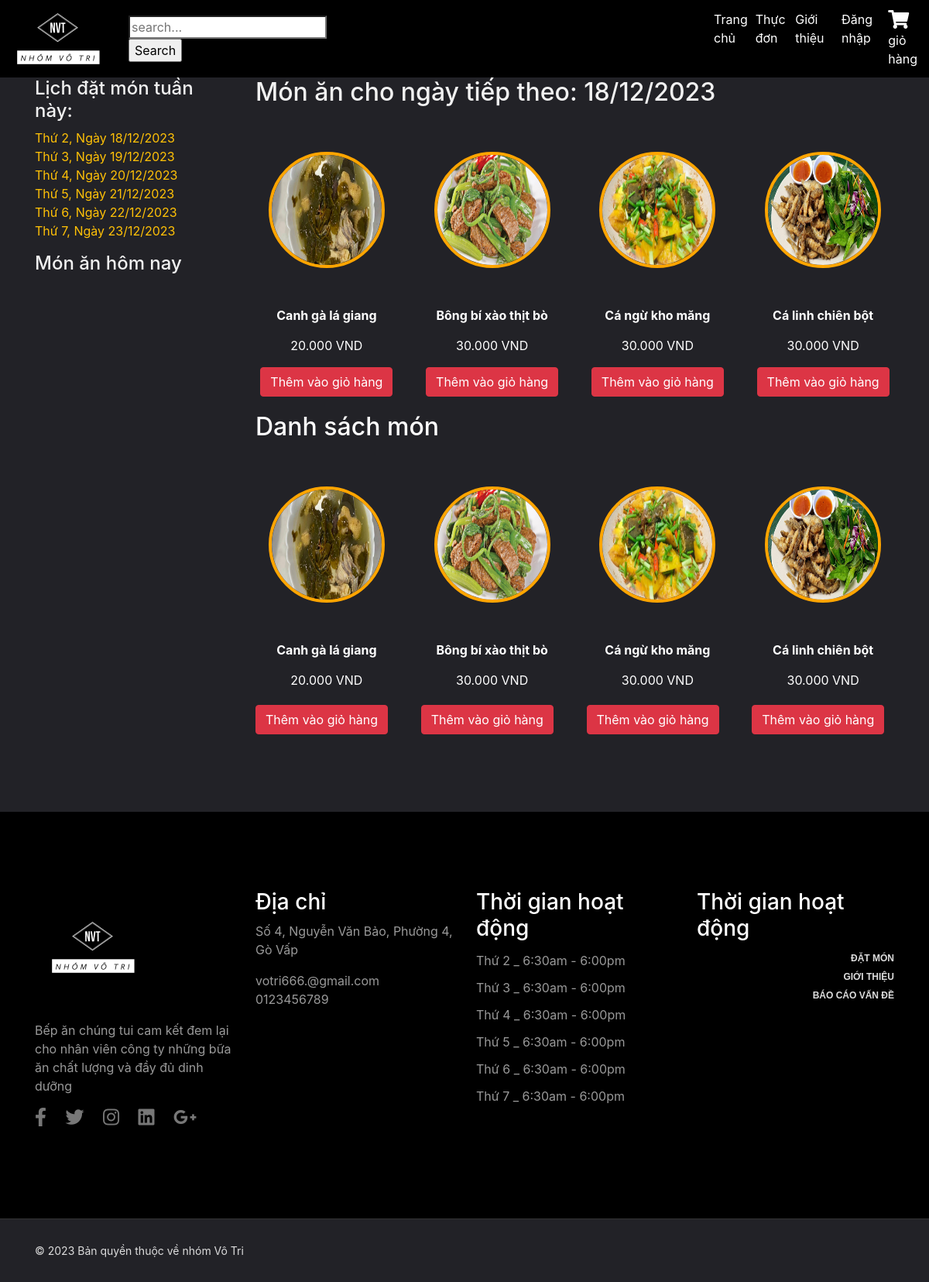
Page /?mod=menus&date=2023-12-18 on the committed database.
### tables this page shows
CREATE TABLE `chitietthucdon` (
  `idthucdon` int(2) NOT NULL,
  `id_monan` int(2) NOT NULL
);

CREATE TABLE `monan` (
  `id_monan` int(2) NOT NULL,
  `tenmonan` varchar(50) NOT NULL,
  `mota` varchar(300) NOT NULL,
  `hinhanh` varchar(150) NOT NULL,
  `gia` int(11) NOT NULL,
  `id_loaimonan` int(2) NOT NULL
);

### Model/mMonan.php (called while the page is built, shortened)
<?php
include_once("ketnoi.php");
class modelMonan
{
    function selectAllMonAnThucdonbyDate($date)
    {
        $p = new KetNoiDB();
        if ($p->moKetNoi($con)) {
            $query = "SELECT * FROM thucdon JOIN chitietthucdon ON thucdon.idthucdon = chitietthucdon.idthucdon
            JOIN monan ON chitietthucdon.id_monan = monan.id_monan WHERE ngaytao = '$date'";
            $result = $con->query($query);
            if ($result) {
                return $result;
            } else {
                echo "Lỗi truy vấn: " . $con->error;
            }
        } else {
            return false;
        }
    }
    function SelectAllLoaiMonAn()
    {
        $p = new KetNoiDB();
        if ($p->moKetNoi($con)) {
            $query = "SELECT * FROM loaimonan";
            $result = $con->query($query);
            if ($result) {
                $data = array();
                while ($row = $result->fetch_assoc()) {
                    $data[] = $row;
                }
                return $data;
            } else {
                echo "Lỗi truy vấn: " . $con->error;
            }
        } else {
            return false;
        }
    }
}
?>

### Controller/cMonan.php (called while the page is built, shortened)
<?php
include_once("Model/mMonan.php");
class controlMonan
{
    function getAllMonAnThucdonbyDate($date)
    {
        $p = new modelMonan();
        $tbl = $p->selectAllMonAnThucdonbyDate($date);
        return $tbl;
    }
}
?>

### Model/ketnoi.php (called while the page is built, shortened)
<?php
class KetNoiDB
{
    function moKetNoi(& $con)
    {
        $con = new mysqli("localhost", "root", "", "bepan_votri");
        $con->set_charset("utf8");
        return $con;
    }
}
?>

### View/vMonan.php (the view, shortened to what this page needs)
<?php
include "Includes/templates/header.php";
include "Includes/templates/navbar.php";
include("Controller/cMonan.php");
$p = new controlMonan();
if (isset($_REQUEST['idloai'])) {
    $cate = $_REQUEST['idloai'];
    $dish = $p->getAllMonanbyLoai($cate);
} elseif (isset($_REQUEST['search'])) {
    $search = $_REQUEST['search'];
    $dish = $p->getSearch($search);
}
elseif (isset($_REQUEST['date'])){
    $ngay = $_REQUEST['date'];
    $dish = $p->getAllMonAnThucdonbyDate($ngay);
}
 else {
    $dish = $p->getAllMonAnThucdon();
}
?>
<section style="padding: 100px 0 100px; background-color: #222227;">
  <div class="container">
    <div class="row">
    <div class="col-lg-3 col-md-5">
      <div class="sidebar">
        <div class="sidebar__item">
          <h4 class="txt">Lịch đặt món tuần này:</h4>
          <ul>
    <?php
    $days = array('monday', 'tuesday', 'wednesday', 'thursday', 'friday', 'saturday');
    $menu = array();
    foreach ($days as $index => $day) {
        $timestamp = strtotime('this week ' . $day);
        $saturday = strtotime('this week saturday');
        $ngayHientai = new DateTime();
        $ngayHientaiTimestamp = $ngayHientai->getTimestamp();
        if ($ngayHientaiTimestamp >= $saturday) {
            $timestamp = strtotime('next week ' . $day);
        }
        $menu[$index] = date('d/m/Y', $timestamp);
        $newDate[$index] = date_format(date_create_from_format('d/m/Y',  $menu[$index]), 'Y-m-d');
        ?>
        <li><a class="text-warning" href="index.php?mod=menus&act=list&date=<?php echo $newDate[$index] ?>">Thứ <?php echo $index + 2 ?>, Ngày <?php echo $menu[$index];  ?></a></li>
    <?php
    } ?>
</ul>
        </div>
        <div class="sidebar__item">
          <div class="latest-product__text">
            <h4 class="txt">Món ăn hôm nay</h4>
          </div>
        </div>
      </div>
      </div>
        <div class="col-md-9">
        <div class="product__discount">
        <?php
            $today = new DateTime();
            if ($today->format('N') == 6 || $today->format('N') == 7) {
                $tomorrow = $today->modify('next Monday')->format('Y-m-d');
            } else {
                $tomorrow = $today->add(new DateInterval('P1D'))->format('Y-m-d');
            }
            $ngaytt = (new DateTime($tomorrow))->format("d/m/Y");
        ?>
                    <div class="section-title product__discount__title">
                        <h2 class="txt">Món ăn cho ngày tiếp theo: <?php echo $ngaytt  ?></h2>
                    </div>
                    <?php
                    $tomorrow = new DateTime();
                    $tomorrow->add(new DateInterval('P1D'));
                    $tomorrow_date = $tomorrow->format('Y-m-d');
                    $menuTomorrow = $p->getAllMonAnThucdonbyDate($tomorrow_date);
                    ?>
<div class="menu-items-container">
    <?php
    $dem = 0;
    $total_tomorrow = $menuTomorrow->num_rows;
    while ($row_tomorrow = $menuTomorrow->fetch_assoc()) :
        if ($dem % 4 == 0) {
            echo '<div class="row">';
        }
    ?>
        <div class="col-md-3 menu-item">
            <a href="?mod=chitiet&id_monan=<?php echo $row_tomorrow['id_monan']; ?>&date=<?php echo $_GET['date'] ?>" onclick="showDetails(this)">
                <div class="thumbnail" style="cursor:pointer">
                    <div class="menu-image">
                        <div class="circular-image">
                            <img src="Design/image/<?php echo $row_tomorrow['hinhanh']; ?>" style="width: 150px; height: 150px; border-radius: 50%; border: 4px solid orange;" />
                        </div>
                    </div>
                    <p class="text-white"><b><?php echo $row_tomorrow['tenmonan']; ?></b></p>
                    <p class="text-white"><?php echo number_format($row_tomorrow['gia'], 0, ',', '.'); ?> VND</p>
                    <a href="index.php?mod=cart&act=Add&id_monan=<?php echo $row_tomorrow['id_monan']; ?>&date=<?php echo $_GET['date'] ?>" class="btn btn-danger">Thêm vào giỏ hàng</a>
                </div>
            </a>
        </div>
    <?php
        $dem++;
        if ($dem % 4 == 0 || $dem == $total_tomorrow) {
            echo '</div>';
        }
    endwhile;
    ?>
</div>
<h2 class="text-white">Danh sách món </h2>
<?php
echo '<div class="menu-items-container">';
$dem = 0;
$dish->data_seek(0);
$totalItems = $dish->num_rows;
$today = new DateTime('now', new DateTimeZone('Asia/Ho_Chi_Minh'));
if (!isset($_REQUEST['date'])) {
    $selectedDate = null;
} else {
    $selectedDate = new DateTime($_REQUEST['date'], new DateTimeZone('Asia/Ho_Chi_Minh'));
}
while ($row = $dish->fetch_assoc()) {
    if ($dem % 4 === 0) {
        echo '<div class="row">';
    }
    echo '<div class="col-md-3 menu-item">';
    if ($selectedDate > $today) {
        echo '<a href="?mod=chitiet&id_monan='. $row['id_monan']. '&date='. $_GET['date'].'" onclick="showDetails(this)">';
        echo '<div class="thumbnail" style="cursor:pointer">';
        echo '<div class="menu-image">';
        echo '<div class="circular-image">';
        echo '<img src="Design/image/' . $row['hinhanh'] . '" style="width: 150px; height: 150px; border-radius: 50%; border: 4px solid orange;" />';
        echo '</div>';
        echo '</div>';
        echo '<p class="text-white"><b>' . $row['tenmonan'] . '</b></p>';
        echo '<p class="text-white">' . number_format($row['gia'], 0, ',', '.') . ' VND</p>';
        echo '</div>';
        echo '</a>';
        echo '<div class="buttondatmon">';
        echo '<a href="index.php?mod=cart&act=Add&id_monan=' . $row['id_monan'] . '&date=' . $_GET['date'] . '" class="btn btn-danger">Thêm vào giỏ hàng</a>';
        echo '</div>';
    }
    echo '</div>';
    if (($dem + 1) % 4 === 0 || $dem + 1 === $totalItems) {
        echo '</div>';
    }
    $dem++;
}
echo '</div>';
?>
    </div>
  </div>
</section>
<section class="widget_section" style="background-color: black;padding: 100px 0;">
        <div class="container">
            <div class="row">
                <div class="col-lg-3 col-md-6">
                <img src="./Design/images/Nhom_vo_tri_logos_white.png" alt="Restaurant Logo" style="width: 150px;margin-bottom: 20px;">
                    <div class="footer_widget">
                        <p>
                            Bếp ăn chúng tui cam kết đem lại cho nhân viên công ty những bữa ăn chất lượng và đầy đủ dinh dưỡng
                        </p>
                        <ul class="widget_social">
                            <li><a href="#" data-toggle="tooltip" title="Facebook"><i class="fab fa-facebook-f fa-2x"></i></a></li>
                            <li><a href="#" data-toggle="tooltip" title="Twitter"><i class="fab fa-twitter fa-2x"></i></a></li>
                            <li><a href="#" data-toggle="tooltip" title="Instagram"><i class="fab fa-instagram fa-2x"></i></a></li>
                            <li><a href="#" data-toggle="tooltip" title="LinkedIn"><i class="fab fa-linkedin fa-2x"></i></a></li>
                            <li><a href="#" data-toggle="tooltip" title="Google+"><i class="fab fa-google-plus-g fa-2x"></i></a></li>
                        </ul>
                    </div>
                </div>
                <div class="col-lg-3 col-md-6">
                     <div class="footer_widget">
                        <h3>Địa chỉ</h3>
                        <p>
                            Số 4, Nguyễn Văn Bảo, Phường 4, Gò Vấp
                        </p>
                        <p>
                            votri666.@gmail.com <br>
                            0123456789
                        </p>
                     </div>
                </div>
                <div class="col-lg-3 col-md-6">
                    <div class="footer_widget">
                        <h3>
                            Thời gian hoạt động
                        </h3>
                        <ul class="opening_time">
                            <li>Thứ 2 _ 6:30am - 6:00pm</li>
                            <li>Thứ 3 _ 6:30am - 6:00pm</li>
                            <li>Thứ 4 _ 6:30am - 6:00pm</li>
                            <li>Thứ 5 _ 6:30am - 6:00pm</li>
                            <li>Thứ 6 _ 6:30am - 6:00pm</li>
                            <li>Thứ 7 _ 6:30am - 6:00pm</li>
                        </ul>
                    </div>
                </div>
                <div class="col-lg-3 col-md-6">
						<div class="footer_widget">
                        <h3>
                            Thời gian hoạt động
                        </h3>
						<ul class="footer_social">
							<li><a href="#">Đặt món</a></li> <br>
							<li><a href="#">Giới thiệu</a></li><br>
							<li><a href="#">Báo cáo vấn đề</a></li><br>
						</ul>
                    </div>
					</div>
            </div>
        </div>
    </section>
<?php include_once ("Includes/templates/footer.php"); ?>

### Design/css/main.css (style rules this page uses)
a, a:hover { text-decoration: none !important; }
ul { display: block; list-style: none; padding: 0; margin: 0; }
html { scroll-behavior: smooth; }
body { font-family: 'Roboto', sans-serif; font-size: 16px; line-height: 28px; font-weight: 300; }
.thumbnail { display: block; margin-bottom: 20px; line-height: 1.42857143; background-color: #fff; -webkit-transition: border .2s ease-in-out; -o-transition: border .2s ease-in-out; transition: border .2s ease-in-out; text-align: center; background: inherit; }
.menu-image { position: relative; max-width: 200px; margin: 50px auto; }
.widget_social { display: block; text-align: left; }
.widget_social li { display: inline-block; }
.widget_social li a { color: #777; font-size: 12px; margin-right: 20px; }
.footer_widget p { color: #999; }
.footer_widget h3 { color: #fff; }
.opening_time li { color: #999; line-height: 35px; }
.footer_social { display: block; text-align: right; }
.footer_social li { display: inline-block; }
.footer_social li a { font-family: "Work Sans",sans-serif; color: #ddd; font-size: 12px; font-weight: 600; text-transform: uppercase; margin-left: 20px; }

### View/vMonan.php (style rules this page uses)
.txt { color: #f1f1f1; }

### rows in the picture
chitietthucdon: id_monan.hinhanh (picture), id_monan.tenmonan "Canh gà lá giang", id_monan.gia "20.000"
chitietthucdon: id_monan.hinhanh (picture), id_monan.tenmonan "Bông bí xào thịt bò", id_monan.gia "30.000"
chitietthucdon: id_monan.hinhanh (picture), id_monan.tenmonan "Cá ngừ kho măng", id_monan.gia "30.000"
chitietthucdon: id_monan.hinhanh (picture), id_monan.tenmonan "Cá linh chiên bột", id_monan.gia "30.000"

### other values in the picture
$menu[$index] "18/12/2023"
$menu[$index] "19/12/2023"
$menu[$index] "20/12/2023"
$menu[$index] "21/12/2023"
$menu[$index] "22/12/2023"
$menu[$index] "23/12/2023"
$ngaytt "18/12/2023"
